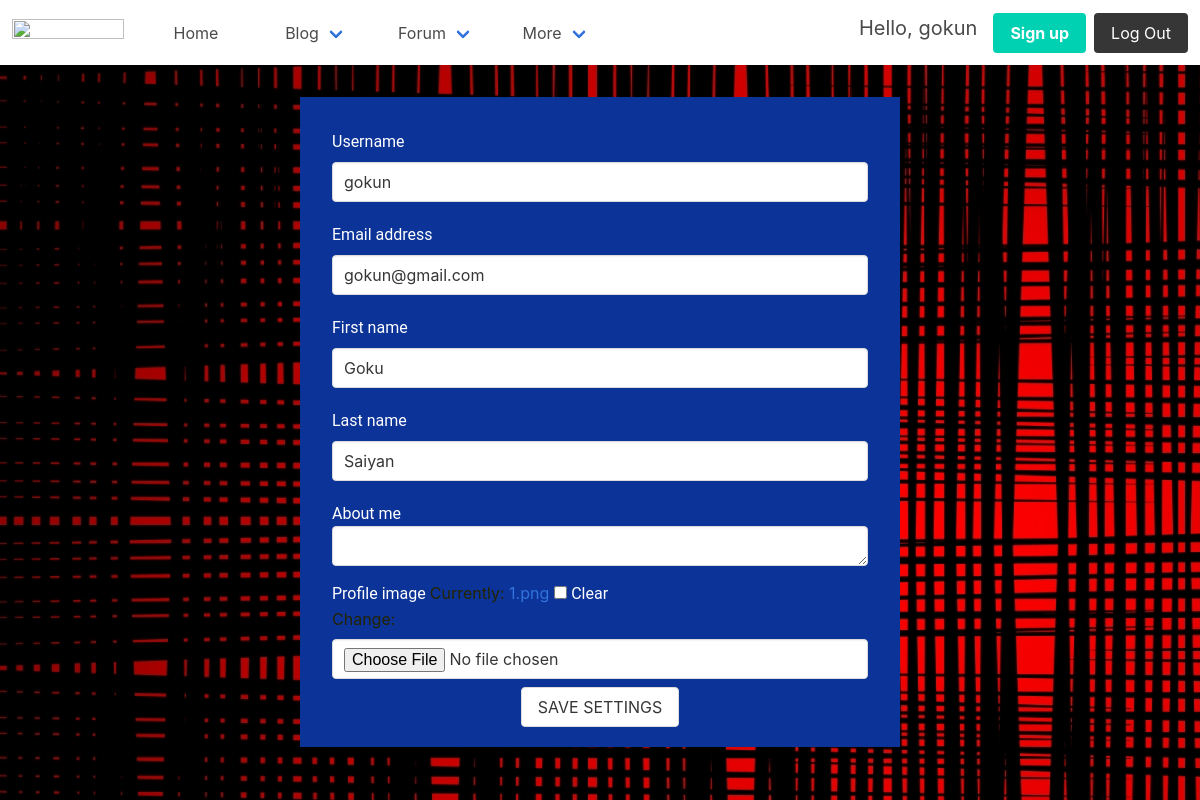
The page /accounts/settings/7 (signed in) on the database as committed earlier.
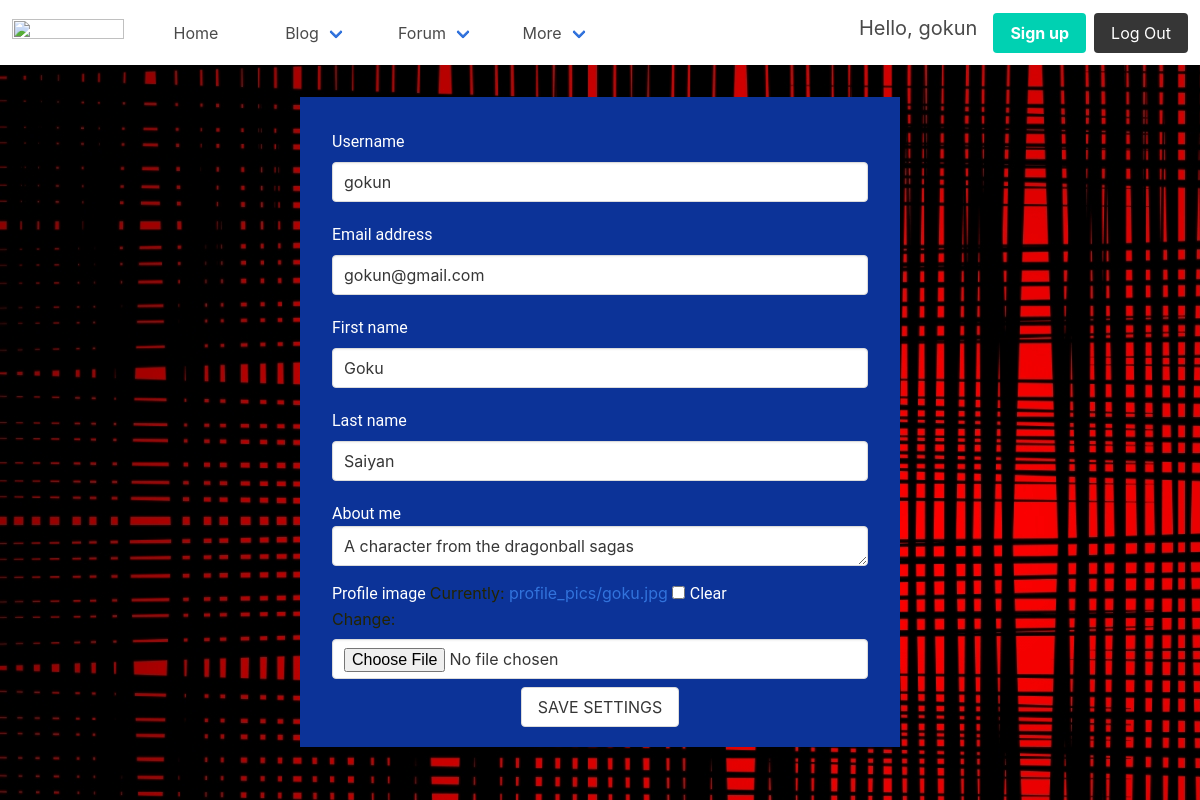
The same page on the database as committed later.
### accounts/models.py (models this page shows)
class UserModel(AbstractUser):
    profile_image = models.ImageField(upload_to='profile_pics', default='1.png', blank=True)
    about_me = models.TextField(max_length=500, blank=True)
    class Meta:
        ordering = ['-id']
    def __str__(self):
        return str(self.username)

### accounts/views.py (the view, shortened to what this page needs)
# urls.py: path('settings/<int:pk>', views.EditAccountSettings.as_view(), name='settings'),
class EditAccountSettings(UpdateView):
    form_class = SettingsForm
    template_name = 'accounts/settings.html'
    success_url = '/'
    model = UserModel
    def get_object(self, queryset=None):
        obj = super(EditAccountSettings, self).get_object()
        if not str(obj.username) == str(self.request.user):
            raise Http404
        return obj

### accounts/forms.py
class SettingsForm(forms.ModelForm):
    class Meta:
        model = UserModel
        fields = ['username', 'email', 'first_name', 'last_name', 'about_me', 'profile_image']

### templates/accounts/settings.html (shortened to what this page needs)
{% extends 'layout.html' %}
{% load widget_tweaks %}
{% load static %}
{% block custom_styles %}
    <link rel="stylesheet" href={% static 'accounts/css/styles.css' %}>
{% endblock %}
{% block content %}
    <form method="post" action="" id="register_form" enctype="multipart/form-data"> {% csrf_token %}
        {% for field in form.visible_fields %}
          <div class="field">
            <label for="{{ field.id_for_label }}">{{ field.label }}
            </label>
            {{ field|add_class:'input' }}
          </div>
    {% endfor %}
    <div class="columns is-centered">
        <input type="submit" value="SAVE SETTINGS" class="button" id="submit-btn" />
    </div>
    </form>
{% endblock %}

### templates/layout.html (shortened to what this page needs)
{% load static %}
<!DOCTYPE html>
<html lang="en">
<head>
    <link rel="stylesheet" href={% static 'css/bulma.min.css' %}>
    <link rel="stylesheet" href="https://stackpath.bootstrapcdn.com/font-awesome/4.7.0/css/font-awesome.min.css">
    <link rel="stylesheet" href={% static 'css/main.css' %}>
    {% block custom_styles %}
    {% endblock %}
</head>
<body>
<div class="main-container">
<nav class="navbar" role="navigation" aria-label="main navigation">
  <div class="navbar-brand">
    <a class="navbar-item" href="https://bulma.io">
      <img src="https://bulma.io/images/bulma-logo.png" width="112" height="28">
    </a>
  </div>
  <div id="navbarBasicExample" class="navbar-menu">
    <div class="navbar-start">
      <a class="navbar-item" href={% url 'accounts:dashboard' %}>
        Home
      <div class="navbar-item has-dropdown is-hoverable">
        <a class="navbar-link">
          Blog
        </a>
      </div>
      <div class="navbar-item has-dropdown is-hoverable">
        <a class="navbar-link">
          Forum
        </a>
      </div>
      <div class="navbar-item has-dropdown is-hoverable">
        <a class="navbar-link">
          More
        </a>
      </div>
    </div>
    <div class="navbar-end">
      <div class="navbar-item">
        <div class="buttons">
          {% if request.user.is_authenticated %}
            <p class="subtitle">Hello, {{ request.user }}</p>
          {% endif %}
          <a class="button is-primary" href={% url 'accounts:register' %}>
            <strong>Sign up</strong>
          {% if request.user.is_authenticated %}
              <a class="button is-dark" href={% url 'accounts:logout' %}>
                Log Out
              </a>
          {% else %}
              <a class="button is-light" href={% url 'accounts:login' %}>
                Log In
              </a>
          {% endif %}
        </div>
      </div>
    </div>
  </div>
</nav>
    <div class="body-container">
        {% block content %}
        {% endblock %}
    </div>
</div>
</body>
</html>

Rows that differ between the two databases and show on the page:
changed UserModel "gokun": about_me (not shown) → "A character from the dragonball sagas"
Other text that changed with them:
text no longer shown: "Currently: 1.png Clear Change:"
text now shown: "Currently: profile_pics/goku.jpg Clear Change:"
